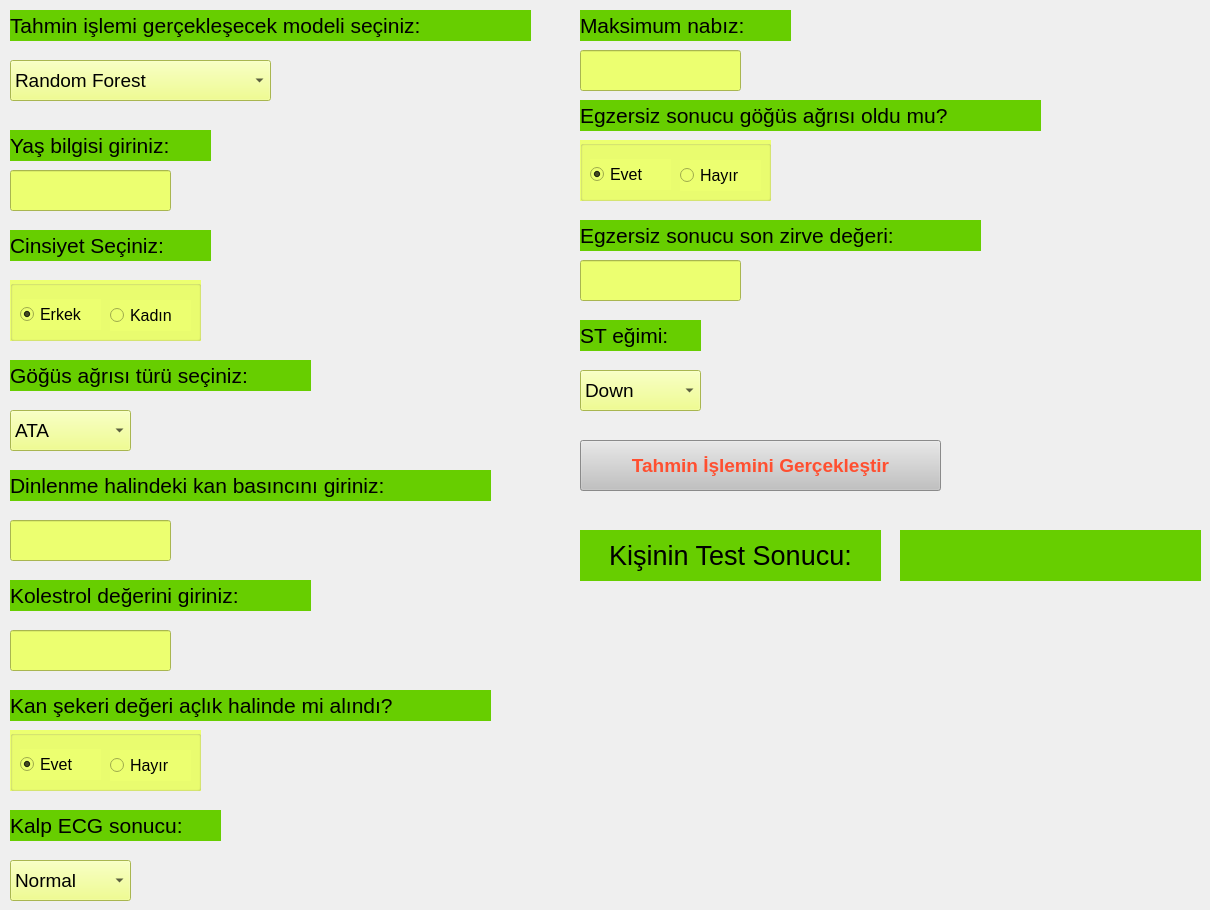
    <widget class="QWidget" name="tab_2">
     <attribute name="title">
      <string>Model Tahmin</string>
     </attribute>
     <widget class="QLabel" name="label">
      <property name="geometry">
       <rect>
        <x>10</x>
        <y>130</y>
        <width>201</width>
        <height>31</height>
       </rect>
      </property>
      <property name="font">
       <font>
        <pointsize>16</pointsize>
       </font>
      </property>
      <property name="styleSheet">
       <string notr="true">background-color: rgb(103, 206, 0);</string>
      </property>
      <property name="text">
       <string>Yaş bilgisi giriniz:</string>
      </property>
     </widget>
     <widget class="QLineEdit" name="leYas">
      <property name="geometry">
       <rect>
        <x>10</x>
        <y>170</y>
        <width>161</width>
        <height>41</height>
       </rect>
      </property>
      <property name="font">
       <font>
        <pointsize>10</pointsize>
       </font>
      </property>
      <property name="styleSheet">
       <string notr="true">background-color: rgb(236, 255, 112);</string>
      </property>
      <property name="inputMethodHints">
       <set>Qt::ImhNone</set>
      </property>
      <property name="text">
       <string/>
      </property>
      <property name="maxLength">
       <number>3</number>
      </property>
     </widget>
     <widget class="QGroupBox" name="groupBox">
      <property name="geometry">
       <rect>
        <x>10</x>
        <y>280</y>
        <width>191</width>
        <height>61</height>
       </rect>
      </property>
      <property name="styleSheet">
       <string notr="true">background-color: rgb(236, 255, 112);</string>
      </property>
      <property name="title">
       <string/>
      </property>
      <widget class="QRadioButton" name="rbErkek">
       <property name="geometry">
        <rect>
         <x>10</x>
         <y>19</y>
         <width>81</width>
         <height>31</height>
        </rect>
       </property>
       <property name="font">
        <font>
         <pointsize>12</pointsize>
        </font>
       </property>
       <property name="text">
        <string>Erkek</string>
       </property>
       <property name="checked">
        <bool>true</bool>
       </property>
      </widget>
      <widget class="QRadioButton" name="rbKadin">
       <property name="geometry">
        <rect>
         <x>100</x>
         <y>20</y>
         <width>81</width>
         <height>31</height>
        </rect>
       </property>
       <property name="font">
        <font>
         <pointsize>12</pointsize>
        </font>
       </property>
       <property name="text">
        <string>Kadın</string>
       </property>
      </widget>
     </widget>
     <widget class="QLabel" name="label_4">
      <property name="geometry">
       <rect>
        <x>10</x>
        <y>230</y>
        <width>201</width>
        <height>31</height>
       </rect>
      </property>
      <property name="font">
       <font>
        <pointsize>16</pointsize>
       </font>
      </property>
      <property name="styleSheet">
       <string notr="true">background-color: rgb(103, 206, 0);</string>
      </property>
      <property name="text">
       <string>Cinsiyet Seçiniz:</string>
      </property>
     </widget>
     <widget class="QLabel" name="label_5">
      <property name="geometry">
       <rect>
        <x>10</x>
        <y>10</y>
        <width>521</width>
        <height>31</height>
       </rect>
      </property>
      <property name="font">
       <font>
        <pointsize>16</pointsize>
       </font>
      </property>
      <property name="styleSheet">
       <string notr="true">background-color: rgb(103, 206, 0);</string>
      </property>
      <property name="text">
       <string>Tahmin işlemi gerçekleşecek modeli seçiniz:</string>
      </property>
     </widget>
     <widget class="QComboBox" name="cmbModelTahmin">
      <property name="geometry">
       <rect>
        <x>10</x>
        <y>60</y>
        <width>261</width>
        <height>41</height>
       </rect>
      </property>
      <property name="font">
       <font>
        <pointsize>14</pointsize>
       </font>
      </property>
      <property name="styleSheet">
       <string notr="true">background-color: rgb(236, 255, 112);</string>
      </property>
      <property name="currentText">
       <string>Random Forest</string>
      </property>
      <item>
       <property name="text">
        <string>Random Forest</string>
       </property>
      </item>
      <item>
       <property name="text">
        <string>Decision Tree</string>
       </property>
      </item>
      <item>
       <property name="text">
        <string>KNN-Classifier</string>
       </property>
      </item>
     </widget>
     <widget class="QLabel" name="label_6">
      <property name="geometry">
       <rect>
        <x>10</x>
        <y>360</y>
        <width>301</width>
        <height>31</height>
       </rect>
      </property>
      <property name="font">
       <font>
        <pointsize>16</pointsize>
       </font>
      </property>
      <property name="styleSheet">
       <string notr="true">background-color: rgb(103, 206, 0);</string>
      </property>
      <property name="text">
       <string>Göğüs ağrısı türü seçiniz:</string>
      </property>
     </widget>
     <widget class="QComboBox" name="cmbGogusAgriTuru">
      <property name="geometry">
       <rect>
        <x>10</x>
        <y>410</y>
        <width>121</width>
        <height>41</height>
       </rect>
      </property>
      <property name="font">
       <font>
        <pointsize>14</pointsize>
       </font>
      </property>
      <property name="styleSheet">
       <string notr="true">background-color: rgb(236, 255, 112);</string>
      </property>
      <property name="currentText">
       <string>ATA</string>
      </property>
      <item>
       <property name="text">
        <string>ATA</string>
       </property>
      </item>
      <item>
       <property name="text">
        <string>TA</string>
       </property>
      </item>
      <item>
       <property name="text">
        <string>NAP</string>
       </property>
      </item>
      <item>
       <property name="text">
        <string>ASY</string>
       </property>
      </item>
     </widget>
     <widget class="QLabel" name="label_7">
      <property name="geometry">
       <rect>
        <x>10</x>
        <y>470</y>
        <width>481</width>
        <height>31</height>
       </rect>
      </property>
      <property name="font">
       <font>
        <pointsize>16</pointsize>
       </font>
      </property>
      <property name="styleSheet">
       <string notr="true">background-color: rgb(103, 206, 0);</string>
      </property>
      <property name="text">
       <string>Dinlenme halindeki kan basıncını giriniz:</string>
      </property>
     </widget>
     <widget class="QLineEdit" name="leDinlenmeKanBasinci">
      <property name="geometry">
       <rect>
        <x>10</x>
        <y>520</y>
        <width>161</width>
        <height>41</height>
       </rect>
      </property>
      <property name="font">
       <font>
        <pointsize>10</pointsize>
       </font>
      </property>
      <property name="styleSheet">
       <string notr="true">background-color: rgb(236, 255, 112);</string>
      </property>
      <property name="inputMask">
       <string/>
      </property>
      <property name="maxLength">
       <number>32767</number>
      </property>
     </widget>
     <widget class="QLabel" name="label_8">
      <property name="geometry">
       <rect>
        <x>10</x>
        <y>580</y>
        <width>301</width>
        <height>31</height>
       </rect>
      </property>
      <property name="font">
       <font>
        <pointsize>16</pointsize>
       </font>
      </property>
      <property name="styleSheet">
       <string notr="true">background-color: rgb(103, 206, 0);</string>
      </property>
      <property name="text">
       <string>Kolestrol değerini giriniz:</string>
      </property>
     </widget>
     <widget class="QLineEdit" name="leKolestrol">
      <property name="geometry">
       <rect>
        <x>10</x>
        <y>630</y>
        <width>161</width>
        <height>41</height>
       </rect>
      </property>
      <property name="font">
       <font>
        <pointsize>10</pointsize>
       </font>
      </property>
      <property name="styleSheet">
       <string notr="true">background-color: rgb(236, 255, 112);</string>
      </property>
      <property name="inputMask">
       <string/>
      </property>
      <property name="maxLength">
       <number>32767</number>
      </property>
     </widget>
     <widget class="QLabel" name="label_9">
      <property name="geometry">
       <rect>
        <x>10</x>
        <y>690</y>
        <width>481</width>
        <height>31</height>
       </rect>
      </property>
      <property name="font">
       <font>
        <pointsize>16</pointsize>
       </font>
      </property>
      <property name="styleSheet">
       <string notr="true">background-color: rgb(103, 206, 0);</string>
      </property>
      <property name="text">
       <string>Kan şekeri değeri açlık halinde mi alındı?</string>
      </property>
     </widget>
     <widget class="QGroupBox" name="groupBox_2">
      <property name="geometry">
       <rect>
        <x>10</x>
        <y>730</y>
        <width>191</width>
        <height>61</height>
       </rect>
      </property>
      <property name="styleSheet">
       <string notr="true">background-color: rgb(236, 255, 112);</string>
      </property>
      <property name="title">
       <string/>
      </property>
      <widget class="QRadioButton" name="rbESekerEvet">
       <property name="geometry">
        <rect>
         <x>10</x>
         <y>19</y>
         <width>81</width>
         <height>31</height>
        </rect>
       </property>
       <property name="font">
        <font>
         <pointsize>12</pointsize>
        </font>
       </property>
       <property name="text">
        <string>Evet</string>
       </property>
       <property name="checked">
        <bool>true</bool>
       </property>
      </widget>
      <widget class="QRadioButton" name="rbSekeHayir">
       <property name="geometry">
        <rect>
         <x>100</x>
         <y>20</y>
         <width>81</width>
         <height>31</height>
        </rect>
       </property>
       <property name="font">
        <font>
         <pointsize>12</pointsize>
        </font>
       </property>
       <property name="text">
        <string>Hayır</string>
       </property>
      </widget>
     </widget>
     <widget class="QLabel" name="label_10">
      <property name="geometry">
       <rect>
        <x>580</x>
        <y>10</y>
        <width>211</width>
        <height>31</height>
       </rect>
      </property>
      <property name="font">
       <font>
        <pointsize>16</pointsize>
       </font>
      </property>
      <property name="styleSheet">
       <string notr="true">background-color: rgb(103, 206, 0);</string>
      </property>
      <property name="text">
       <string>Maksimum nabız:</string>
      </property>
     </widget>
     <widget class="QLineEdit" name="leMaxNabiz">
      <property name="geometry">
       <rect>
        <x>580</x>
        <y>50</y>
        <width>161</width>
        <height>41</height>
       </rect>
      </property>
      <property name="font">
       <font>
        <pointsize>10</pointsize>
       </font>
      </property>
      <property name="styleSheet">
       <string notr="true">background-color: rgb(236, 255, 112);</string>
      </property>
      <property name="inputMask">
       <string/>
      </property>
     </widget>
     <widget class="QLabel" name="label_11">
      <property name="geometry">
       <rect>
        <x>10</x>
        <y>810</y>
        <width>211</width>
        <height>31</height>
       </rect>
      </property>
      <property name="font">
       <font>
        <pointsize>16</pointsize>
       </font>
      </property>
      <property name="styleSheet">
       <string notr="true">background-color: rgb(103, 206, 0);</string>
      </property>
      <property name="text">
       <string>Kalp ECG sonucu:</string>
      </property>
     </widget>
     <widget class="QComboBox" name="cmbKalpECG">
      <property name="geometry">
       <rect>
        <x>10</x>
        <y>860</y>
        <width>121</width>
        <height>41</height>
       </rect>
      </property>
      <property name="font">
       <font>
        <pointsize>14</pointsize>
       </font>
      </property>
      <property name="styleSheet">
       <string notr="true">background-color: rgb(236, 255, 112);</string>
      </property>
      <property name="currentText">
       <string>Normal</string>
      </property>
      <item>
       <property name="text">
        <string>Normal</string>
       </property>
      </item>
      <item>
       <property name="text">
        <string>ST</string>
       </property>
      </item>
     </widget>
     <widget class="QGroupBox" name="groupBox_3">
      <property name="geometry">
       <rect>
        <x>580</x>
        <y>140</y>
        <width>191</width>
        <height>61</height>
       </rect>
      </property>
      <property name="styleSheet">
       <string notr="true">background-color: rgb(236, 255, 112);</string>
      </property>
      <property name="title">
       <string/>
      </property>
      <widget class="QRadioButton" name="rbGogusAgriEvet">
       <property name="geometry">
        <rect>
         <x>10</x>
         <y>19</y>
         <width>81</width>
         <height>31</height>
        </rect>
       </property>
       <property name="font">
        <font>
         <pointsize>12</pointsize>
        </font>
       </property>
       <property name="text">
        <string>Evet</string>
       </property>
       <property name="checked">
        <bool>true</bool>
       </property>
      </widget>
      <widget class="QRadioButton" name="rbGogusAgriHayir">
       <property name="geometry">
        <rect>
         <x>100</x>
         <y>20</y>
         <width>81</width>
         <height>31</height>
        </rect>
       </property>
       <property name="font">
        <font>
         <pointsize>12</pointsize>
        </font>
       </property>
       <property name="text">
        <string>Hayır</string>
       </property>
      </widget>
     </widget>
     <widget class="QLabel" name="label_12">
      <property name="geometry">
       <rect>
        <x>580</x>
        <y>100</y>
        <width>461</width>
        <height>31</height>
       </rect>
      </property>
      <property name="font">
       <font>
        <pointsize>16</pointsize>
       </font>
      </property>
      <property name="styleSheet">
       <string notr="true">background-color: rgb(103, 206, 0);</string>
      </property>
      <property name="text">
       <string>Egzersiz sonucu göğüs ağrısı oldu mu?</string>
      </property>
     </widget>
     <widget class="QLineEdit" name="leOldpeak">
      <property name="geometry">
       <rect>
        <x>580</x>
        <y>260</y>
        <width>161</width>
        <height>41</height>
       </rect>
      </property>
      <property name="font">
       <font>
        <pointsize>10</pointsize>
       </font>
      </property>
      <property name="styleSheet">
       <string notr="true">background-color: rgb(236, 255, 112);</string>
      </property>
      <property name="inputMask">
       <string/>
      </property>
     </widget>
     <widget class="QLabel" name="label_13">
      <property name="geometry">
       <rect>
        <x>580</x>
        <y>220</y>
        <width>401</width>
        <height>31</height>
       </rect>
      </property>
      <property name="font">
       <font>
        <pointsize>16</pointsize>
       </font>
      </property>
      <property name="styleSheet">
       <string notr="true">background-color: rgb(103, 206, 0);</string>
      </property>
      <property name="text">
       <string>Egzersiz sonucu son zirve değeri:</string>
      </property>
     </widget>
     <widget class="QLabel" name="label_14">
      <property name="geometry">
       <rect>
        <x>580</x>
        <y>320</y>
        <width>121</width>
        <height>31</height>
       </rect>
      </property>
      <property name="font">
       <font>
        <pointsize>16</pointsize>
       </font>
      </property>
      <property name="styleSheet">
       <string notr="true">background-color: rgb(103, 206, 0);</string>
      </property>
      <property name="text">
       <string>ST eğimi:</string>
      </property>
     </widget>
     <widget class="QComboBox" name="cmbSTegimi">
      <property name="geometry">
       <rect>
        <x>580</x>
        <y>370</y>
        <width>121</width>
        <height>41</height>
       </rect>
      </property>
      <property name="font">
       <font>
        <pointsize>14</pointsize>
       </font>
      </property>
      <property name="styleSheet">
       <string notr="true">background-color: rgb(236, 255, 112);</string>
      </property>
      <property name="currentText">
       <string>Down</string>
      </property>
      <item>
       <property name="text">
        <string>Down</string>
       </property>
      </item>
      <item>
       <property name="text">
        <string>Flat</string>
       </property>
      </item>
      <item>
       <property name="text">
        <string>Up</string>
       </property>
      </item>
     </widget>
     <widget class="QLabel" name="label_15">
      <property name="geometry">
       <rect>
        <x>580</x>
        <y>530</y>
        <width>301</width>
        <height>51</height>
       </rect>
      </property>
      <property name="font">
       <font>
        <pointsize>20</pointsize>
       </font>
      </property>
      <property name="styleSheet">
       <string notr="true">background-color: rgb(103, 206, 0);</string>
      </property>
      <property name="text">
       <string>Kişinin Test Sonucu:</string>
      </property>
      <property name="alignment">
       <set>Qt::AlignCenter</set>
      </property>
     </widget>
     <widget class="QPushButton" name="btnTahminEt">
      <property name="geometry">
       <rect>
        <x>580</x>
        <y>440</y>
        <width>361</width>
        <height>51</height>
       </rect>
      </property>
      <property name="font">
       <font>
        <pointsize>14</pointsize>
        <weight>75</weight>
        <bold>true</bold>
       </font>
      </property>
      <property name="styleSheet">
       <string notr="true">color:rgb(255, 79, 48);
background-color:rgb(193, 193, 193);</string>
      </property>
      <property name="text">
       <string>Tahmin İşlemini Gerçekleştir</string>
      </property>
     </widget>
     <widget class="QLabel" name="lblSonuc">
      <property name="geometry">
       <rect>
        <x>900</x>
        <y>530</y>
        <width>301</width>
        <height>51</height>
       </rect>
      </property>
      <property name="font">
       <font>
        <pointsize>20</pointsize>
       </font>
      </property>
      <property name="styleSheet">
       <string notr="true">background-color: rgb(103, 206, 0);</string>
      </property>
      <property name="text">
       <string/>
      </property>
      <property name="alignment">
       <set>Qt::AlignCenter</set>
      </property>
     </widget>
    </widget>
